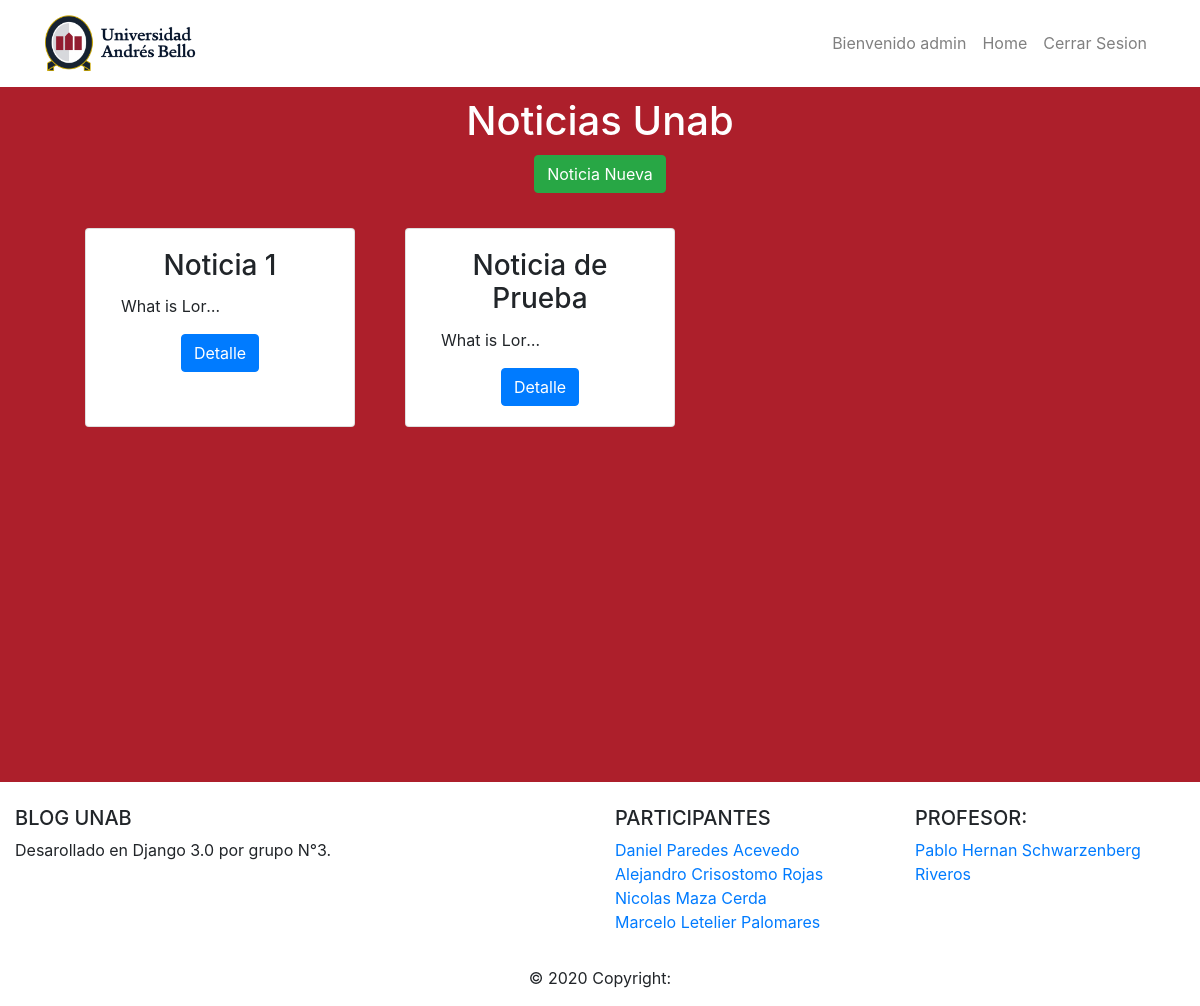
The app's page /blogs/ (signed in), older data.
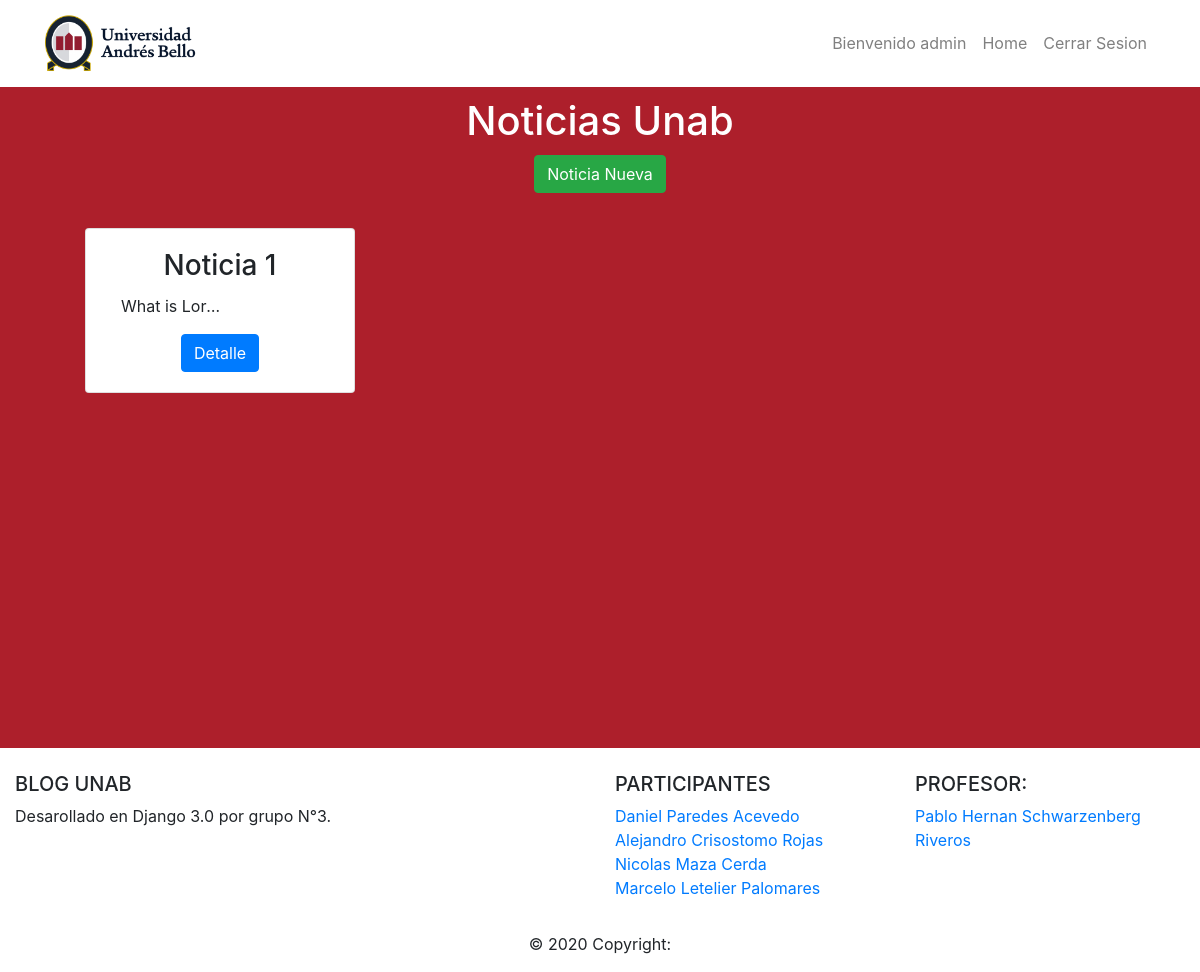
The same page, newer data.
### blogs/models.py (models this page shows, shortened)
class Blog(models.Model):
    titulo = models.CharField(max_length=35)
    contenido = RichTextField()
    blogs = models.Manager()

### blogs/views.py (the view)
# urls.py: url(r'blogs/', views.HomeBlogsView.as_view(),name="blogs"),
class HomeBlogsView(LoginRequiredMixin,TemplateView):
    def get(self, request, **kwargs):
        return render(request, 'blogs.html', {'blogs': Blog.blogs.all()})

### blogs/templates/blogs.html
{% extends "base.html" %}
{% block content %}
<div class="container">
    <h1 class="center">Noticias Unab</h1>
    {% if user.is_superuser %}
    <div class="container center">
        <a href="/blog/create" class="btn btn-success" role="button">Noticia Nueva</a>
    </div>
    {% endif %}
    <div class="container center">
        <div class="row">
        {% for blog in blogs %}
            <div class="col-3 card separa">
                <div class="card-body">
                    <h3 class="card-title">{{blog.titulo}}</h3>
                    <p class="card-text text">{{ blog.contenido|striptags }}</p>
                    <a href="/blog/{{ blog.id }}/" class="card-link btn btn-primary">Detalle</a>
                </div>
            </div>
        {% endfor %}
        </div>
    </div>
</div>
{% endblock %}

Row changes from the older to the newer data that the page shows:
removed Blog: titulo "Noticia de Prueba", contenido "What is Lor…"
